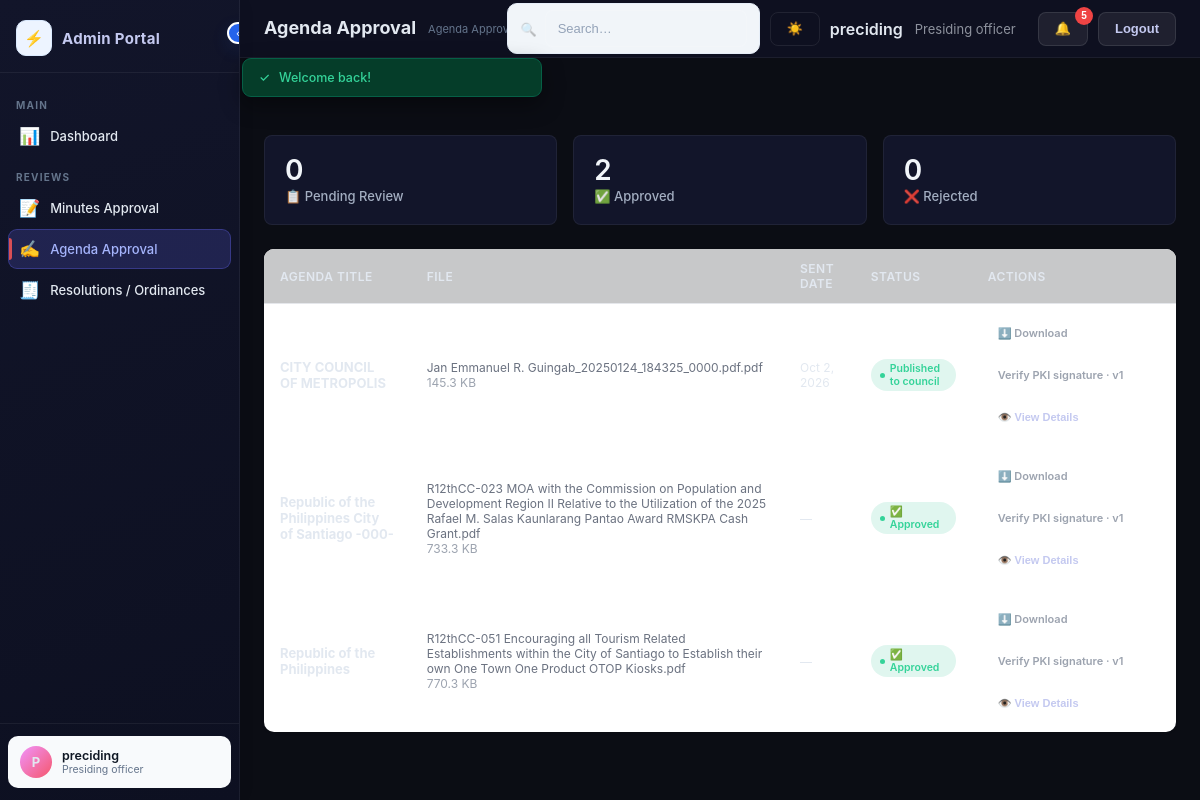
Page /index.php?page=proceeding-officer (signed in) on the committed database.
### tables this page shows
CREATE TABLE `users` (
  `id` varchar(32) NOT NULL,
  `name` varchar(255) NOT NULL,
  `email` varchar(255) NOT NULL,
  `password` varchar(255) NOT NULL,
  `role` varchar(50) NOT NULL,
  `status` varchar(50) NOT NULL,
  `notes` text DEFAULT NULL,
  `created_at` datetime(6) NOT NULL,
  `notifications` text DEFAULT NULL,
  `is_council_member` tinyint(1) NOT NULL DEFAULT 0,
  `email_notifications_enabled` tinyint(1) NOT NULL DEFAULT 1
);

CREATE TABLE `agendas` (
  `id` varchar(32) NOT NULL,
  `title` varchar(255) NOT NULL,
  `file_name` varchar(255) NOT NULL,
  `file_size` int(11) NOT NULL,
  `file_type` varchar(255) NOT NULL,
  `session_id` varchar(32) DEFAULT NULL,
  `file_path` varchar(255) NOT NULL,
  `uploaded_at` datetime(6) NOT NULL,
  `published` tinyint(1) NOT NULL DEFAULT 0,
  `published_at` datetime(6) DEFAULT NULL,
  `approval_status` varchar(50) NOT NULL DEFAULT 'pending',
  `sent_to_officer_id` text DEFAULT NULL,
  `sent_to_officer_date` datetime(6) DEFAULT NULL,
  `officer_approved` tinyint(1) NOT NULL DEFAULT 0,
  `approved_at` datetime(6) DEFAULT NULL,
  `officer_signature` longtext DEFAULT NULL,
  `officer_comments` text DEFAULT NULL,
  `approval_stage` varchar(50) DEFAULT 'ctrfb',
  `ctrfb_approved_at` datetime(6) DEFAULT NULL,
  `sent_to_proceeding_id` text DEFAULT NULL,
  `sent_to_proceeding_date` datetime(6) DEFAULT NULL,
  `proceeding_approved_at` datetime(6) DEFAULT NULL,
  `proceeding_signature` longtext DEFAULT NULL,
  `proceeding_comments` text DEFAULT NULL,
  `sent_to_council_at` datetime(6) DEFAULT NULL,
  `ctrfb_signature` longtext DEFAULT NULL,
  `ctrfb_comments` text DEFAULT NULL,
  `reading_stage` varchar(50) DEFAULT NULL,
  `distribution_status` varchar(20) NOT NULL DEFAULT 'pending',
  `distributed_at` datetime(6) DEFAULT NULL,
  `source_legislative_id` varchar(32) DEFAULT NULL
);

CREATE TABLE `agenda_pki_signatures` (
  `id` varchar(32) NOT NULL,
  `agenda_id` varchar(32) NOT NULL,
  `version_number` int(10) UNSIGNED NOT NULL,
  `signer_id` varchar(32) NOT NULL,
  `signer_name` varchar(255) NOT NULL,
  `signer_role` varchar(60) NOT NULL,
  `algorithm` varchar(40) NOT NULL,
  `signature` longtext NOT NULL,
  `public_key_pem` longtext NOT NULL,
  `signing_key_id` varchar(32) NOT NULL,
  `key_fingerprint` char(64) NOT NULL,
  `document_hash` char(64) NOT NULL,
  `signed_at` datetime(6) NOT NULL,
  `verified_at` datetime(6) NOT NULL,
  `created_at` datetime(6) NOT NULL
);

### app/views/proceeding-officer.php (the view, shortened to what the rows shown need)
<?php
function isAgendaRecipient($agenda, $currentUserId) {
  $recipientIds = $agenda['sent_to_officer_id'] ?? '';
  if (!empty($recipientIds)) {
    $decoded = json_decode($recipientIds, true);
    if (is_array($decoded)) {
      if (in_array($currentUserId, $decoded, true)) return true;
    } elseif ($recipientIds === $currentUserId) {
      return true;
    }
  }
  $proceedingIds = $agenda['sent_to_proceeding_id'] ?? '';
  if (!empty($proceedingIds)) {
    $decoded = json_decode($proceedingIds, true);
    if (is_array($decoded)) {
      if (in_array($currentUserId, $decoded, true)) return true;
    } elseif ($proceedingIds === $currentUserId) {
      return true;
    }
  }
  return false;
}
$userAgendas = array_filter($agendas ?? [], fn($a) => isAgendaRecipient($a, $currentUser['id'] ?? ''));
?>
<div id="pg-officer" class="page active">
  <div class="table-container">
    <table>
      <thead>
        <tr>
          <th>Agenda Title</th>
          <th>File</th>
          <th>Sent Date</th>
          <th>Status</th>
          <th>Actions</th>
        </tr>
      </thead>
      <tbody>
        <?php
        $officerAgendas = array_values(array_reverse($userAgendas));
        if (count($officerAgendas) === 0):
        ?>
          <tr>
            <td colspan="5" style="text-align:center;padding:32px;color:#9ca3af">No agendas sent for approval yet</td>
          </tr>
        <?php else: ?>
          <?php foreach ($officerAgendas as $agenda): ?>
            <tr>
              <td><strong><?= esc($agenda['title'] ?? '') ?></strong></td>
              <td style="font-size:12px;color:#6b7280">
                <?= esc($agenda['file_name'] ?? '') ?><br>
                <span style="color:#9ca3af"><?= fmtSize($agenda['file_size'] ?? 0) ?></span>
              </td>
              <td style="font-size:12px"><?= fmtDate($agenda['sent_to_officer_date'] ?? '') ?></td>
              <td>
                <span class="badge <?= badgeClass($agenda['approval_status'] ?? 'pending') ?>">
                  <?php
                    $statusLabel = $agenda['approval_status'] ?? 'pending';
                    if ($statusLabel === 'sent_to_officer' || $statusLabel === 'awaiting_proceeding_review') echo '⏳ Pending Review';
                    elseif ($statusLabel === 'approved') echo '✅ Approved';
                    elseif ($statusLabel === 'rejected') echo '❌ Rejected';
                    else echo ucfirst(str_replace('_', ' ', $statusLabel));
                  ?>
                </span>
              </td>
              <td>
                <div style="display:flex;gap:8px;flex-wrap:wrap">
                  <?php if (!empty($agenda['file_path'])): ?>
                    <a href="download.php?file=<?= esc($agenda['file_path']) ?>" class="btn btn-ghost btn-xs">⬇️ Download</a>
                  <?php endif; ?>
                  <?php if (!empty($agenda['pki_signatures'][0])): ?>
                    <a href="index.php?verify_agenda=<?= rawurlencode((string)$agenda['id']) ?>" class="btn btn-ghost btn-xs" target="_blank" rel="noopener">Verify PKI signature · v<?= (int)$agenda['pki_signatures'][0]['version_number'] ?></a>
                  <?php endif; ?>
                  <?php if (in_array(($agenda['approval_status'] ?? ''), ['sent_to_officer', 'awaiting_proceeding_review'], true)): ?>
                    <button class="btn btn-primary btn-xs" onclick="openApprovalPanel('<?= esc($agenda['id']) ?>')">✍️ Review & Approve</button>
                  <?php else: ?>
                    <button class="btn btn-secondary btn-xs" onclick="openViewPanel('<?= esc($agenda['id']) ?>')">👁️ View Details</button>
                  <?php endif; ?>
                </div>
              </td>
            </tr>
          <?php endforeach; ?>
        <?php endif; ?>
      </tbody>
    </table>
  </div>
</div>

### app/views/layout.php (shortened to what the rows shown need)
<?php
function esc($value): string
{
    return htmlspecialchars((string)$value, ENT_QUOTES, 'UTF-8');
}
?>
<!DOCTYPE html>
<html lang="en">
<head>
<link rel="stylesheet" href="public/assets/style.css?v=<?= (int)@filemtime(dirname(__DIR__, 2) . '/public/assets/style.css') ?>" />
</head>
<body data-page="<?= esc($page) ?>">
<div id="app">
  <div id="sidebar">
    <div class="sb-foot">
      <?php $__displayName = $currentUser['name'] ?? 'Guest'; $__displayRole = $currentUser['role'] ?? 'visitor'; ?>
      <div class="admin-card">
        <div class="avatar" style="background:linear-gradient(135deg,#f093fb,#f5576c)"><?= esc(mb_strtoupper(mb_substr($__displayName, 0, 1))) ?></div>
        <div class="admin-text">
          <div class="admin-name-txt"><?= esc($__displayName) ?></div>
          <div class="admin-role-txt"><?= esc(ucfirst($__displayRole)) ?></div>
        </div>
      </div>
    </div>
  </div>
  <div id="main">
    <div class="topbar">
      <div class="topbar-right">
        <?php if (!empty($currentUser)): ?>
          <div class="user-info" style="display:flex;align-items:center;gap:12px;margin-right:12px">
            <div class="user-name" style="font-weight:600"><?= esc($currentUser['name'] ?? 'User') ?></div>
            <div class="user-role" style="opacity:.6;font-size:13px"><?= esc(ucfirst($currentUser['role'] ?? 'user')) ?></div>
          </div>
          <?php if (!empty($notifications)): ?>
            <?php if (count($notifications) > 0): ?>
              <?php $unreadCount = count(array_filter($notifications, fn($n) => empty($n['read']))); ?>
              <div class="notification-wrapper">
                <button type="button" class="btn btn-secondary notification-toggle" id="notificationToggle" aria-label="Open notifications">
                  🔔
                  <?php if ($unreadCount > 0): ?>
                    <span class="notification-count"><?= $unreadCount ?></span>
                  <?php endif; ?>
                </button>
              </div>
            <?php endif; ?>
          <?php endif; ?>
          <form method="post" action="index.php" style="margin:0">
            <button type="submit" class="btn btn-secondary">Logout</button>
          </form>
      <?php endif; ?>
      </div>
    </div>
    <div id="content">
      <?php $viewPage = $page === 'legislative-audit-trail' ? 'legislative-ledger' : $page; include __DIR__ . '/' . $viewPage . '.php'; ?>
    </div>
  </div>
</div>
</body>
</html>

### rows in the picture
users: name "P", name "preciding", role "Presiding officer"
agendas: title "CITY COUNCIL OF METROPOLIS", file_name "Jan Emmanuel R. Guingab_20250124_184325_0000.pdf.pdf", file_size "145.3 KB", sent_to_officer_date "Oct 2, 2026", approval_status "Published to council"
agenda_pki_signatures: version_number "1"
agendas: title "Republic of the Philippines City of Santiago -000-", file_name "R12thCC-023 MOA with the Commission on Population and Development Region II Relative to the Utilization of the 2025 Rafael M. Salas Kaunlarang Pantao Award RMSKPA Cash Grant.pdf", file_size "733.3 KB", sent_to_officer_date "—", approval_status "✅ Approved"
agenda_pki_signatures: version_number "1"
agendas: title "Republic of the Philippines", file_name "R12thCC-051 Encouraging all Tourism Related Establishments within the City of Santiago to Establish their own One Town One Product OTOP Kiosks.pdf", file_size "770.3 KB", sent_to_officer_date "—", approval_status "✅ Approved"
agenda_pki_signatures: version_number "1"

### other values in the picture
$pageConfig['title'] "Agenda Approval"
$unreadCount "5"
$flash['message'] "Welcome back!"
